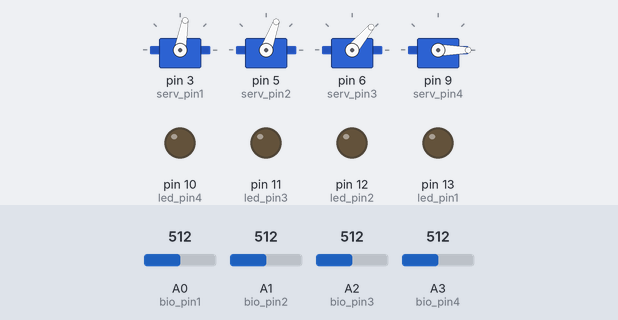
The sketch below on a simulated Arduino Uno, built with avr-gcc and run on an emulated ATmega328P. Parts: 4 × servo, output pins drawn as LEDs (lit = HIGH). The inputs (shaded band) are chosen by the test bench; at power-on: A1 (bio_pin2) = 512, A0 (bio_pin1) = 512, A3 (bio_pin4) = 512, A2 (bio_pin3) = 512.

Above: at 1.2 s.
1.3 s: A1 (bio_pin2) set to 160
At 2.5 s:
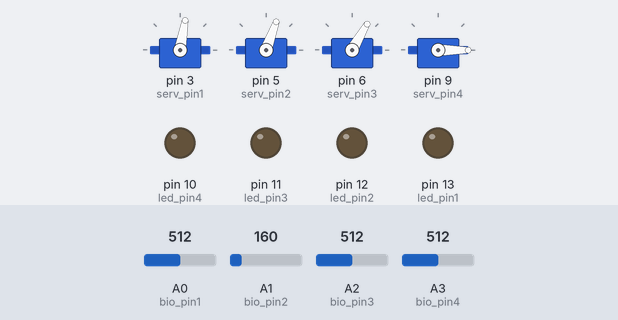
2.8 s: A0 (bio_pin1) set to 30
At 3.3 s:
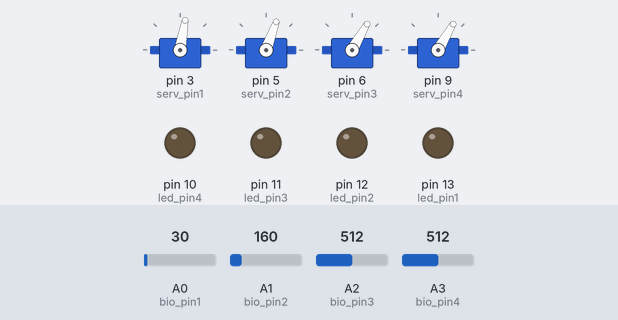
4.4 s: A3 (bio_pin4) set to 30
At 5.0 s:
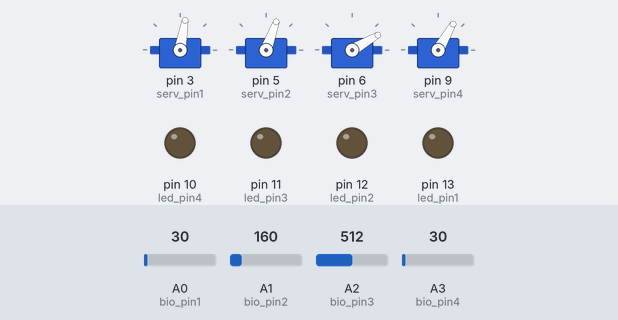
Timing chart, 0 to 7.4 s (numbered marks = the images above; inputs shaded):
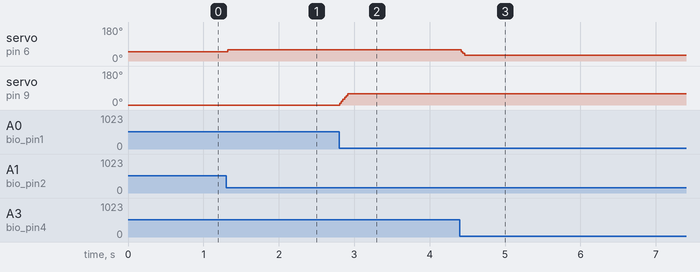

The sketch:

manipulator.ino
```cpp
// подключаем библиотеку для работы с сервоприводами
#include <Servo.h>

// длина массива для обработки значений с датчиков
#define arrSize 32

// чувствительность срабатывания
double n = 1.5;

// создаем нужное количество объектов (для сервоприводов), например четыре:
Servo myservo1;
Servo myservo2;
Servo myservo3;
Servo myservo4;

// пины для подключения сервоприводов, например такие:
const int serv_pin1 = 3;
const int serv_pin2 = 5;
const int serv_pin3 = 6;
const int serv_pin4 = 9;
int sp = 10;
int ld;
int rd;
int lu;
int ru;

// пины для подключения светодиодов (по кол-ву датчиков или просто один на срабатывание), например такие:
const int led_pin1 = 13;
const int led_pin2 = 12;
const int led_pin3 = 11;
const int led_pin4 = 10;

// пины для подключения датчиков электромиограммы, например такие:
const int bio_pin1 = A0;
const int bio_pin2 = A1;
const int bio_pin3 = A2;
const int bio_pin4 = A3;

double sData_0 = 0;        // Результат обработки с 1-ого датчика
double sData_1 = 0;        // Результат обработки со 2-ого датчика
double sData_2 = 0;        // Результат обработки с 3-ого датчика
double sData_3 = 0;        // Результат обработки с 4-ого датчика

double avr_0 = 0;          // Пороговое значение (срабатывание) для 1-ого датчика
double avr_1 = 0;          // Пороговое значение для 2-ого датчика
double avr_2 = 0;          // Пороговое значение для 3-ого датчика
double avr_3 = 0;          // Пороговое значение для 4-ого датчика

int val_0[arrSize];        // Массив для обработки значений с датчика 1
int val_1[arrSize];        // Массив для обработки значений с датчика 2
int val_2[arrSize];        // Массив для обработки значений с датчика 3
int val_3[arrSize];        // Массив для обработки значений с датчика 4

// подпрограмма для считывания и обработки значений с датчиков электромиограммы
void readSensor() {

  for (int i = 0; i < arrSize; i++)
  {
  // считываем значения с датчиков, конвертация из 10 бит в байт, заносим в массивы
  val_0[i] = map(analogRead(bio_pin1), 0, 1023, 0, 255);
  val_1[i] = map(analogRead(bio_pin2), 0, 1023, 0, 255);
  val_2[i] = map(analogRead(bio_pin3), 0, 1023, 0, 255);
  val_3[i] = map(analogRead(bio_pin4), 0, 1023, 0, 255);
  }

  // начальные значения мин. и макс.
  double maxV_0 = val_0[0], minV_0 = val_0[0];
  double maxV_1 = val_1[0], minV_1 = val_1[0];
  double maxV_2 = val_2[0], minV_2 = val_2[0];
  double maxV_3 = val_3[0], minV_3 = val_3[0];

  // определяем мин. и макс. значение в массиве, когда он заполнен
  for (int k = 0; k < arrSize; k++) {
    if ( val_1[k] > maxV_1)
      maxV_1 = val_1[k];
    if ( val_1[k] < minV_1)
      minV_1 = val_1[k];

    if ( val_0[k] > maxV_0)
      maxV_0 = val_0[k];
    if ( val_0[k] < minV_0)
     minV_0 = val_0[k];

    if ( val_2[k] > maxV_2)
      maxV_2 = val_2[k];
    if ( val_2[k] < minV_2)
      minV_2 = val_2[k];

    if ( val_3[k] > maxV_3)
      maxV_3 = val_3[k];
    if ( val_3[k] < minV_3)
      minV_3 = val_3[k];

    }

  // рассчитываем значения на основании полученных значений мин. и макс.
  sData_0 =  0.4*sData_0 + 0.6*(maxV_0 - minV_0);
  sData_1 =  0.4*sData_1 + 0.6*(maxV_1 - minV_1);
  sData_2 =  0.4*sData_2 + 0.6*(maxV_2 - minV_2);
  sData_3 =  0.4*sData_3 + 0.6*(maxV_3 - minV_3);
  sData_0 = constrain(sData_0 * n, 0, 255);
  sData_1 = constrain(sData_1 * n, 0, 255);
  sData_2 = constrain(sData_2 * n, 0, 255);
  sData_2 = constrain(sData_3 * n, 0, 255);
  avr_0 = (maxV_0 + minV_0)/2;
  avr_1 = (maxV_1 + minV_1)/2;
  avr_2 = (maxV_2 + minV_2)/2;
  avr_3 = (maxV_3 + minV_3)/2;
}

void setup()
{
  // устанавливаем пины для управления сервоприводом
  myservo1.attach(serv_pin1);
  myservo2.attach(serv_pin2);
  myservo3.attach(serv_pin3);
  myservo4.attach(serv_pin4);

  // выводим манипулятор в некоторое начальное положение
  myservo1.write(80);
  myservo2.write(70);
  myservo3.write(50);
  myservo4.write(0);

  // конфигурируем пины светодиодов, как выход
  pinMode(led_pin1, OUTPUT);
  pinMode(led_pin2, OUTPUT);
  pinMode(led_pin3, OUTPUT);
  pinMode(led_pin4, OUTPUT);

  // выключаем светодиоды
  digitalWrite(led_pin1, LOW);
  digitalWrite(led_pin2, LOW);
  digitalWrite(led_pin3, LOW);
  digitalWrite(led_pin4, LOW);

  // Обнуляем исходные массивы
  for (int k = 0; k < arrSize; k++) {
    val_0[k] = 0;
    val_1[k] = 0;
    val_2[k] = 0;
    val_3[k] = 0;
  }

  Serial.begin(9600);
}

/*
Интервал (Вращение основания) от 10 до 170
Интервал (Левое плечо) от 10 до 150
Интервал (Правое плечо) от 35 до 140
Интервал (Захват)  от 40 до 68
*/

/*
пример:
датчик 1 - вращение основания по час. стрелке
датчик 2 - вращение основания против час. стрелке
датчик 3 - вращение плеча по час. стрелке
датчик 4 - вращение плеча против час. стрелке
1 и 2 одновременно - захват закрыть
3 и 4 одновременно - захват открыть
*/

void loop()
{
  readSensor();

  if (sData_3 > avr_3)
  {
    rd = 1;
  }
  else
  {
    rd = 0;
  }

  if (sData_0 > avr_0)
  {
    lu = 1;
  }
  else
  {
    lu = 0;
  }

  if (sData_1 > avr_1)
  {
    ru = 1;
  }
  else
  {
    ru = 0;
  }

  if (sData_2 > avr_2)
  {
    ld = 1;
  }
  else
  {
    ld = 0;
  }

  serviki();
}

void serviki()
{
  if (lu==1 && ld==0 && rd==0 && ru==0) //основание ->
  {
    if (myservo4.read() < 170)
    {
    myservo4.write(myservo4.read()+sp);
    }
  }


  if (lu==0 && ld==1 && rd==0 && ru==0) //основание <-
  {
    if (myservo4.read() > 10)
    {
      myservo4.write(myservo4.read()-sp);
    }
  }


  if (lu==0 && ld==0 && rd==1 && ru==0) //туловище *вверх*
  {
    if (myservo3.read() > 10)
    {
      myservo3.write(myservo3.read()-sp);
    }
  }


  if (lu==0 && ld==0 && rd==0 && ru==1) //туловище *вниз*
  {
    if (myservo3.read() < 170)
    {
      myservo3.write(myservo3.read()+sp);
    }
  }


  if (ld==1 && lu==0 && ru==1 && rd==0) //голова *вверх*
  {
    if (myservo2.read() > 10)
    {
      myservo2.write(myservo2.read()-sp);
    }
  }


  if (ld==0 && lu==1 && ru==0 && rd==1) //голова *вниз*
  {
    if (myservo2.read() < 170)
    {
      myservo2.write(myservo2.read()+sp);
    }
  }


  if (ld==0 && lu==1 && ru==1 && rd==0) //челюсти *закрывать*
  {
    if (myservo1.read() > 10)
    {
      myservo1.write(myservo1.read()-sp);
    }
  }


  if (ld==1 && lu==0 && ru==0 && rd==1) //челюсти *открывать*
  {
    if (myservo1.read() < 170)
    {
      myservo1.write(myservo1.read()+sp);
    }
  }
}
```

Measured:
- after the input at 1.3 s, servo on pin 6 (serv_pin3): 50° → 60° at once
- after the input at 2.8 s, servo on pin 9 (serv_pin4): 0° → 60° at once
- after the input at 4.4 s, servo on pin 6 (serv_pin3): 60° → 30° at once
